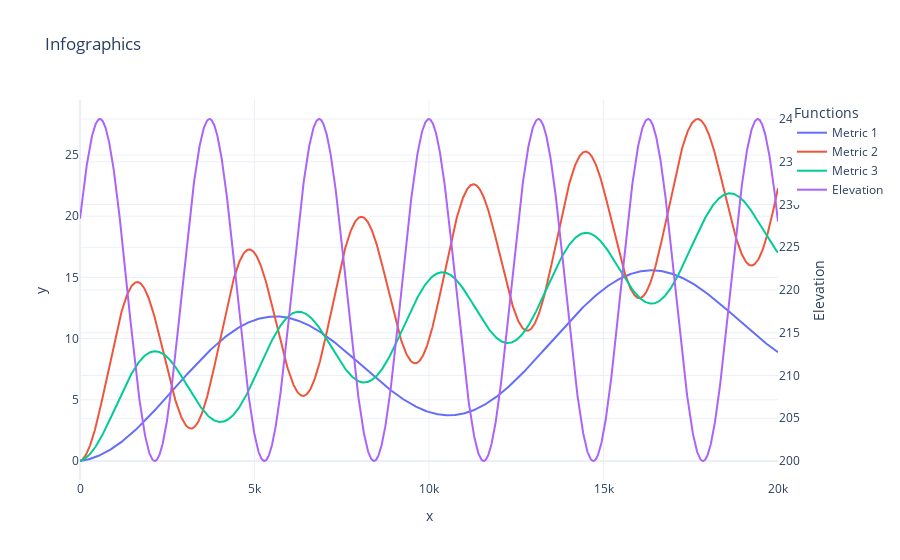

The notebook cell this image was saved under:
### Code cell
import numpy as np

import plotly.graph_objects as go

# Define the x range
x = np.linspace(0, 20000, 2000)

elevation_meters = 200 + 20 * (np.sin(2 * (x+1000)/1000 - 3.14 / 2) + 1)

# Generate a list of 10 such metrics using random constants
metrics = []
for i in range(3):
	a = np.random.uniform(0.1, 1.0)  # Random constant for linear term
	b = np.random.uniform(1, 10)      # Random constant for sine amplitude
	c = np.random.uniform(0.5, 2)      # Random constant for sine frequency
	metric = a * x / 1000 + b * (np.sin(c * x / 1000 - 3.14 / 2) + 1)
	metrics.append(metric)

# Create the figure
fig = go.Figure()

# Add traces for each function
for i, metric in enumerate(metrics):
	fig.add_trace(go.Scatter(x=x, y=metric, mode='lines', name=f'Metric {i+1}'))


# Update layout to include a second Y-axis
fig.update_layout(
	yaxis2=dict(
		title="Elevation",
		overlaying="y",
		side="right"
	)
)
# Add a trace for elevation with a separate right Y-axis
fig.add_trace(go.Scatter(x=x, y=elevation_meters, mode='lines', name='Elevation', yaxis='y2'))

# Update layout
fig.update_layout(
	title='Infographics',
	xaxis_title='x',
	yaxis_title='y',
	legend_title='Functions',
	template='plotly_white'
)

# Show the plot
fig.show()

### Figure 1 — Plotly figure (JSON) as saved in the notebook; plotly's stock layout.template omitted (floating-point values rounded to 4 significant figures; data arrays with more than 128 entries replaced by an {"elided": "..."} marker saying what was removed)
{"data": [{"mode": "lines", "name": "Metric 1", "type": "scatter", "x": {"elided": "2000 float values"}, "y": {"elided": "2000 float values"}}, {"mode": "lines", "name": "Metric 2", "type": "scatter", "x": {"elided": "2000 float values"}, "y": {"elided": "2000 float values"}}, {"mode": "lines", "name": "Metric 3", "type": "scatter", "x": {"elided": "2000 float values"}, "y": {"elided": "2000 float values"}}, {"mode": "lines", "name": "Elevation", "type": "scatter", "x": {"elided": "2000 float values"}, "y": {"elided": "2000 float values"}, "yaxis": "y2"}], "layout": {"legend": {"title": {"text": "Functions"}}, "title": {"text": "Infographics"}, "xaxis": {"title": {"text": "x"}}, "yaxis": {"title": {"text": "y"}}, "yaxis2": {"overlaying": "y", "side": "right", "title": {"text": "Elevation"}}}}
